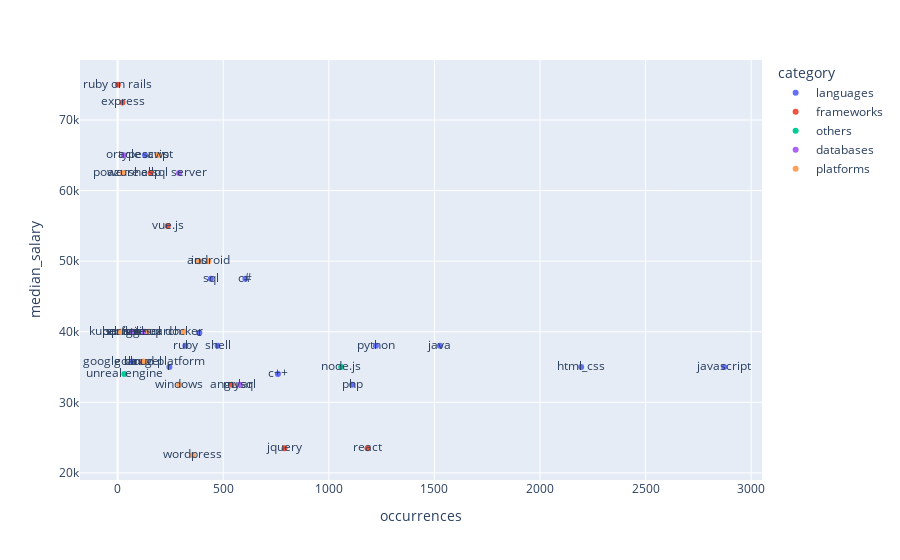

The notebook cell saved with this chart:
### Code cell
# Plot scatter graph showing median salaries / # of advertisements
fig = px.scatter(
    df2, 
    x='occurrences', 
    y='median_salary',
    text='subcategory',
    color='category',
)
fig.show()

### Figure 1 — Plotly figure (JSON) as saved in the notebook; plotly's stock layout.template omitted (floating-point values rounded to 4 significant figures)
{"data": [{"hoverlabel": {"namelength": 0}, "hovertemplate": "category=languages<br>occurrences=%{x}<br>median_salary=%{y}<br>subcategory=%{text}", "legendgroup": "languages", "marker": {"color": "#636efa", "symbol": "circle"}, "mode": "markers+text", "name": "languages", "showlegend": true, "text": ["javascript", "html_css", "python", "java", "c", "shell", "ruby", "sql", "php", "c++", "typescript", "c#", "r", "golang", "powershell"], "type": "scatter", "x": [2872, 2195, 1223, 1526, 387, 473, 321, 441, 1110, 759, 130, 605, 245, 72, 26], "xaxis": "x", "y": [35000, 35000, 38018, 38018, 39853, 38018, 38018, 47500, 32500, 34000, 65000, 47500, 35000, 35742, 62500], "yaxis": "y"}, {"hoverlabel": {"namelength": 0}, "hovertemplate": "category=frameworks<br>occurrences=%{x}<br>median_salary=%{y}<br>subcategory=%{text}", "legendgroup": "frameworks", "marker": {"color": "#EF553B", "symbol": "circle"}, "mode": "markers+text", "name": "frameworks", "showlegend": true, "text": ["react", "jquery", "angular", "flask", "vue.js", "laravel", "ruby on rails", "asp", "express", "spring"], "type": "scatter", "x": [1183, 790, 540, 77, 237, 121, 1, 156, 23, 22], "xaxis": "x", "y": [23499, 23499, 32500, 40000, 55000, 35742, 75000, 62500, 72500, 40000], "yaxis": "y"}, {"hoverlabel": {"namelength": 0}, "hovertemplate": "category=others<br>occurrences=%{x}<br>median_salary=%{y}<br>subcategory=%{text}", "legendgroup": "others", "marker": {"color": "#00cc96", "symbol": "circle"}, "mode": "markers+text", "name": "others", "showlegend": true, "text": ["node.js", "unreal engine"], "type": "scatter", "x": [1059, 32], "xaxis": "x", "y": [35000, 34000], "yaxis": "y"}, {"hoverlabel": {"namelength": 0}, "hovertemplate": "category=databases<br>occurrences=%{x}<br>median_salary=%{y}<br>subcategory=%{text}", "legendgroup": "databases", "marker": {"color": "#ab63fa", "symbol": "circle"}, "mode": "markers+text", "name": "databases", "showlegend": true, "text": ["sql server", "mysql", "postgresql", "elasticsearch", "oracle"], "type": "scatter", "x": [291, 578, 67, 126, 29], "xaxis": "x", "y": [62500, 32500, 40000, 40000, 65000], "yaxis": "y"}, {"hoverlabel": {"namelength": 0}, "hovertemplate": "category=platforms<br>occurrences=%{x}<br>median_salary=%{y}<br>subcategory=%{text}", "legendgroup": "platforms", "marker": {"color": "#FFA15A", "symbol": "circle"}, "mode": "markers+text", "name": "platforms", "showlegend": true, "text": ["wordpress", "docker", "aws", "windows", "linux", "android", "ios", "google cloud platform", "kubernetes", "azure"], "type": "scatter", "x": [356, 315, 190, 292, 148, 430, 386, 125, 14, 26], "xaxis": "x", "y": [22500, 40000, 65000, 32500, 40000, 50000, 50000, 35742, 40000, 62500], "yaxis": "y"}], "layout": {"legend": {"title": {"text": "category"}, "tracegroupgap": 0}, "margin": {"t": 60}, "xaxis": {"anchor": "y", "domain": [0, 1], "title": {"text": "occurrences"}}, "yaxis": {"anchor": "x", "domain": [0, 1], "title": {"text": "median_salary"}}}}
